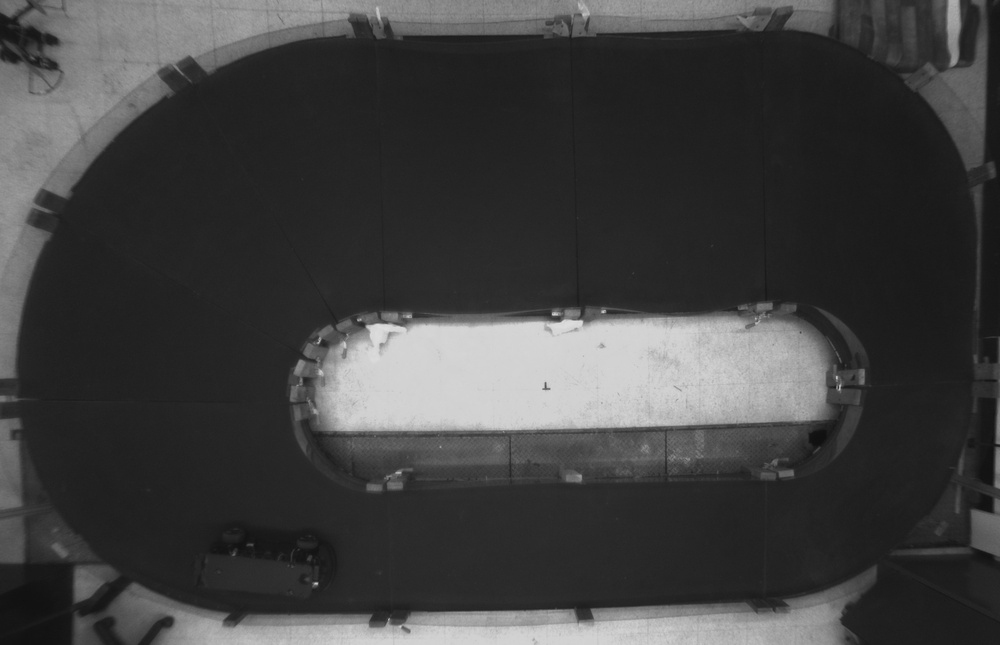
#> input picture track.jpg, 1000 x 645 px, shrunk from 2016 x 1300 before the run, found by its file name
$ python make_map_from_track.py
#> lines starting #> are read from the running program, lines starting #| are printed output that depends on the picture; after the words box and inside, x2 and y2 are one past the last pixel; in counts of white or black regions, pixels touching at a corner belong together
#!/usr/bin/env python3

import argparse
import os
from collections import deque


def save_pgm(path: str, img_u8) -> None:
    # P5 binary PGM
    h, w = img_u8.shape
    with open(path, "wb") as f:
        f.write(f"P5\n{w} {h}\n255\n".encode("ascii"))
        f.write(img_u8.tobytes())


def main() -> int:
    ap = argparse.ArgumentParser(description="Generate an occupancy map (PGM) from track.jpg")
    ap.add_argument("--in", dest="inp", default="track.jpg", help="Input track image (jpg/png).")
    ap.add_argument("--out", default="cpp/data/track_map.pgm", help="Output occupancy map (PGM).")
    ap.add_argument(
        "--free",
        choices=["dark", "bright"],
        default="dark",
        help="Whether free space corresponds to dark pixels (track asphalt) or bright pixels.",
    )
    ap.add_argument("--threshold", type=int, default=140, help="Grayscale threshold [0..255].")
    ap.add_argument("--blur", type=float, default=1.2, help="Gaussian blur sigma (0 disables).")
    ap.add_argument(
        "--seed",
        default="691,1125",
        help="Seed pixel (x,y) that is guaranteed to be on the track; used to keep only that connected component.",
    )
    ap.add_argument("--debug-out", default="cpp/data/track_map_debug.png", help="Debug overlay PNG output.")
    args = ap.parse_args()

    try:
        import numpy as np
        import matplotlib.pyplot as plt
    except Exception as e:
        print("ERROR: numpy+matplotlib are required.")
        print(f"Reason: {e}")
        return 2

    img = plt.imread(args.inp)
#> img is the input picture: shape (645, 1000, 3); min 15, max 223, mean 64.7
    # plt.imread may return float in [0,1] or uint8 in [0,255]
    if img.dtype.kind == "f":
        img = (img * 255.0).clip(0, 255).astype("uint8")
    if img.ndim == 3:
        # RGB -> gray
        img = (0.299 * img[..., 0] + 0.587 * img[..., 1] + 0.114 * img[..., 2]).astype("uint8")
#> img: shape (645, 1000)

    gray = img.astype("float32")
    if args.blur and args.blur > 0:
        # Simple separable gaussian blur without scipy
        sigma = float(args.blur)
        radius = int(max(1, round(3 * sigma)))
        x = np.arange(-radius, radius + 1, dtype=np.float32)
        k = np.exp(-(x * x) / (2.0 * sigma * sigma))
        k = k / np.sum(k)
        # horizontal
        tmp = np.pad(gray, ((0, 0), (radius, radius)), mode="edge")
        tmp = np.apply_along_axis(lambda r: np.convolve(r, k, mode="valid"), 1, tmp)
#> tmp: shape (645, 1000) float32
        # vertical
        tmp2 = np.pad(tmp, ((radius, radius), (0, 0)), mode="edge")
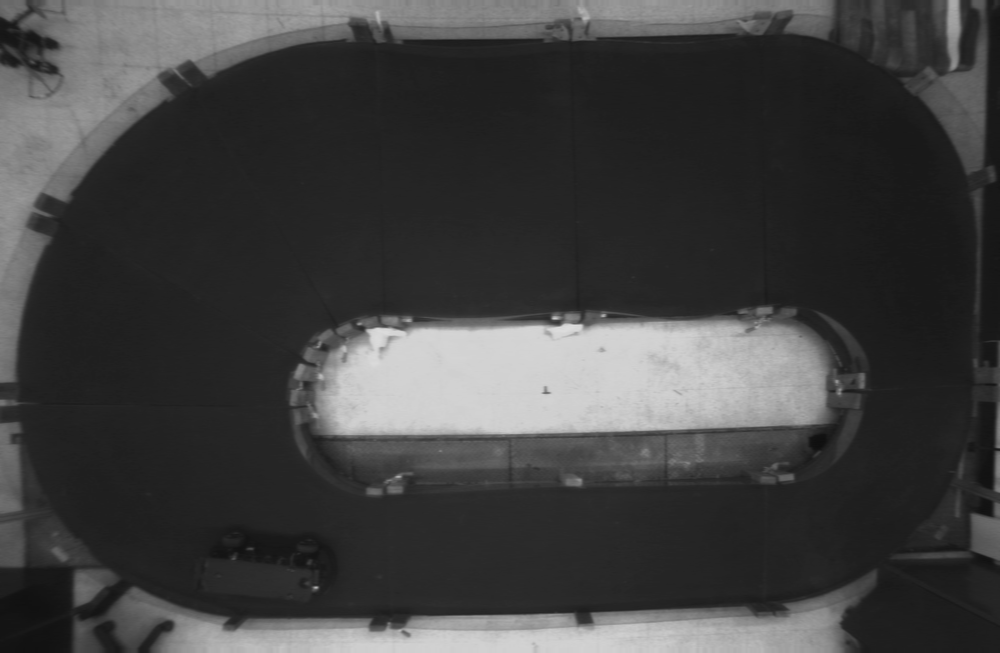
#> tmp2: shape (653, 1000) float32; min 15, max 221.8, mean 65.3
        gray = np.apply_along_axis(lambda c: np.convolve(c, k, mode="valid"), 0, tmp2)

    thr = int(args.threshold)
    if args.free == "dark":
        free = gray < thr
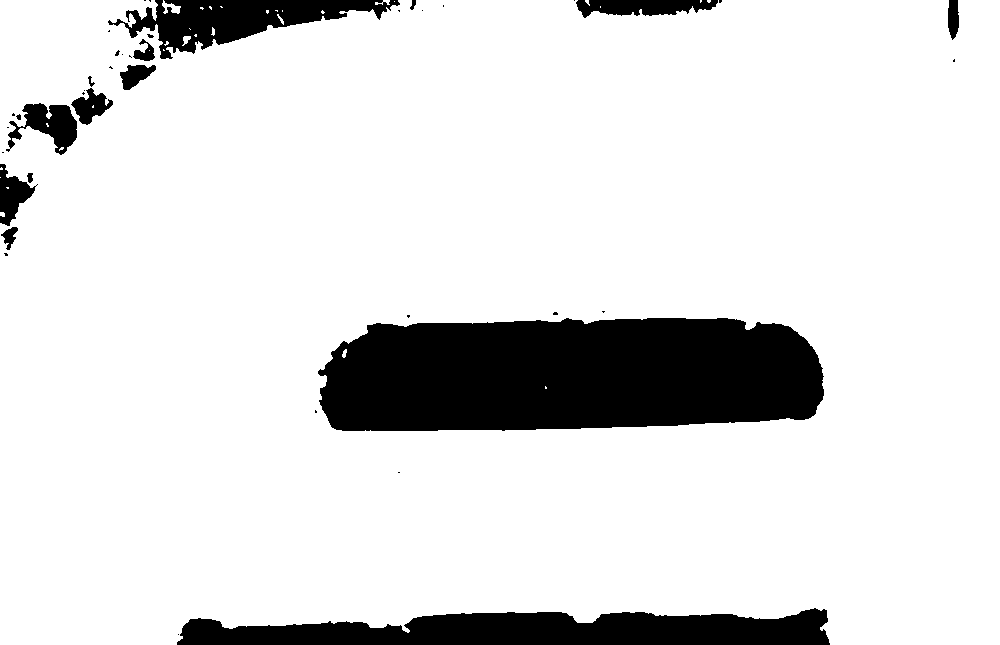
#> free: shape (645, 1000) bool; 87.2% white; 41 black regions (26 under 20 px), largest, box (x1, y1, x2, y2) and area: (318, 318, 824, 431) 50735, (177, 608, 830, 645) 17326, (108, 0, 400, 59) 7382
    else:
        free = gray > thr

    # Keep only the connected component that contains the seed pixel.
    try:
        sx_s, sy_s = args.seed.split(",")
        sx = int(float(sx_s))
        sy = int(float(sy_s))
    except Exception:
        print(f"ERROR: invalid --seed '{args.seed}' (expected 'x,y')")
        return 2

    h, w = free.shape
#> h = 645; w = 1000
    sx = max(0, min(w - 1, sx))
#> sx = 691
    sy = max(0, min(h - 1, sy))
#> sy = 644
    if not free[sy, sx]:
        # Try a small local search for a free pixel near the seed.
        found = False
        for r in range(1, 25):
            for dy in range(-r, r + 1):
                for dx in range(-r, r + 1):
                    x = sx + dx
                    y = sy + dy
                    if 0 <= x < w and 0 <= y < h and free[y, x]:
                        sx, sy = x, y
                        found = True
                        break
                if found:
                    break
            if found:
                break
        if not found:
            print("ERROR: seed is not on a free pixel and no nearby free pixel was found. Adjust --seed/--threshold.")
            return 2

    keep = np.zeros_like(free, dtype=bool)
    q = deque()
    q.append((sx, sy))
    keep[sy, sx] = True
    while q:
        x, y = q.popleft()
        for nx, ny in ((x - 1, y), (x + 1, y), (x, y - 1), (x, y + 1)):
            if 0 <= nx < w and 0 <= ny < h and (not keep[ny, nx]) and free[ny, nx]:
                keep[ny, nx] = True
                q.append((nx, ny))
    free = keep

    # Occupancy map convention in our C++: free if pixel > free_threshold (default 0).
    occ = (free.astype("uint8") * 255)

    os.makedirs(os.path.dirname(args.out), exist_ok=True)
    save_pgm(args.out, occ)

    # Debug output
    os.makedirs(os.path.dirname(args.debug_out), exist_ok=True)
    plt.figure(figsize=(10, 6))
    plt.subplot(1, 2, 1)
    plt.title("input (gray)")
    plt.imshow(img, cmap="gray")
    plt.axis("off")
    plt.subplot(1, 2, 2)
    plt.title("generated occupancy (white=free)")
    plt.imshow(occ, cmap="gray")
    plt.plot([sx], [sy], "rx", markersize=8)
    plt.axis("off")
    plt.tight_layout()
    plt.savefig(args.debug_out, dpi=150)
    print(f"Wrote map: {args.out}")
    print(f"Wrote debug: {args.debug_out}")

    print("\nTo use this map in C++ (track image pixel space):")
    print(f"  map_file={args.out}")
    print("  map_free_threshold=0")
    print("  map_invert=false")
    print("  map_use_affine=true")
    print("  map_a11=0")
    print("  map_a12=360")
    print("  map_a21=390")
    print("  map_a22=0")
    print("  map_b1=687")
    print("  map_b2=1125")
    return 0


if __name__ == "__main__":
#> (the run stopped early here; a loop or call above may not have finished)
